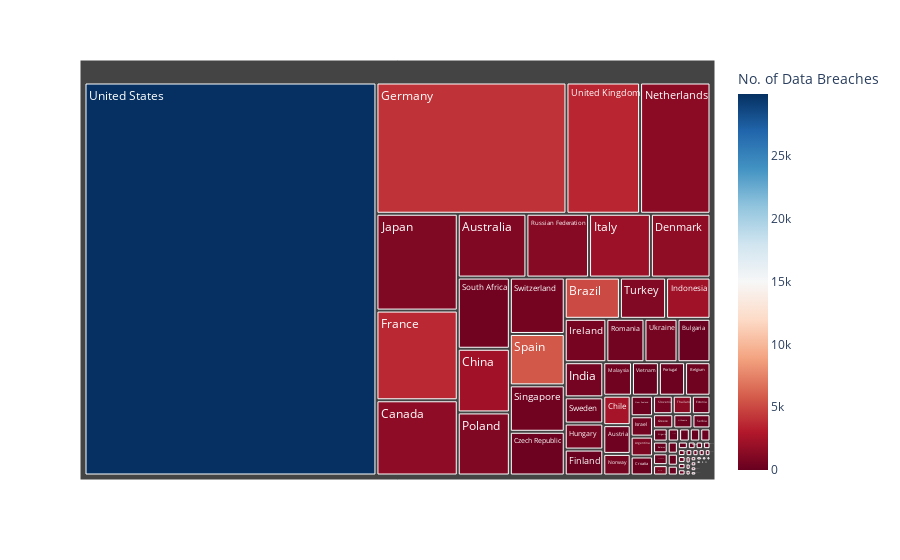

Notebook code cell kept with this figure:
### Code cell
fig = px.treemap(server_data_breach, path=['Country'], values='No.of Secure Servers',
                  color='No. of Data Breaches', hover_data=['Country'],
                  color_continuous_scale='RdBu',
                  )
fig.show()

### Figure 1 — Plotly figure (JSON) as saved in the notebook; plotly's stock layout.template omitted (floating-point values rounded to 4 significant figures; data arrays with more than 128 entries replaced by an {"elided": "..."} marker saying what was removed)
{"data": [{"branchvalues": "total", "customdata": {"elided": "147x2 mixed values"}, "domain": {"x": [0, 1], "y": [0, 1]}, "hovertemplate": "Country=%{customdata[0]}<br>No. of Data Breaches=%{color}<br>labels=%{label}<br>No.of Secure Servers=%{value}<br>parent=%{parent}<br>id=%{id}<extra></extra>", "ids": {"elided": "147 str values"}, "labels": {"elided": "147 str values"}, "marker": {"coloraxis": "coloraxis", "colors": {"elided": "147 int values"}}, "name": "", "parents": {"elided": "147 str values"}, "type": "treemap", "values": {"elided": "147 int values"}}], "layout": {"coloraxis": {"colorbar": {"title": {"text": "No. of Data Breaches"}}, "colorscale": [[0, "rgb(103,0,31)"], [0.1, "rgb(178,24,43)"], [0.2, "rgb(214,96,77)"], [0.3, "rgb(244,165,130)"], [0.4, "rgb(253,219,199)"], [0.5, "rgb(247,247,247)"], [0.6, "rgb(209,229,240)"], [0.7, "rgb(146,197,222)"], [0.8, "rgb(67,147,195)"], [0.9, "rgb(33,102,172)"], [1, "rgb(5,48,97)"]]}, "legend": {"tracegroupgap": 0}, "margin": {"t": 60}}}
